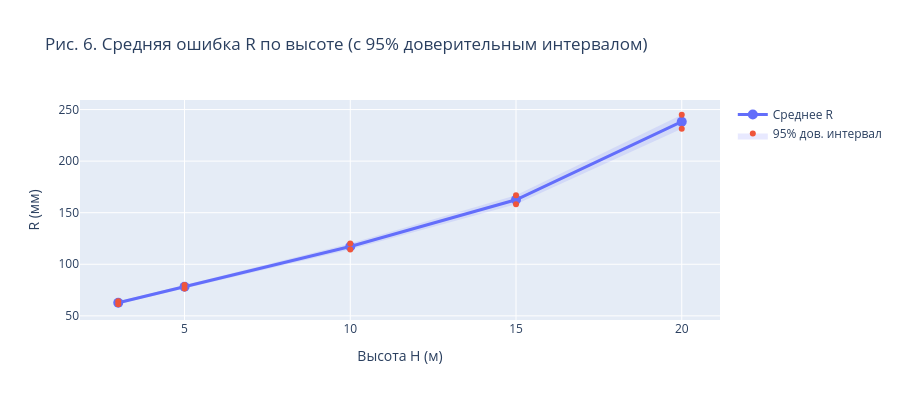

Notebook code for this chart:
### Code cell
stats_by_h = df.groupby("H")["R"].agg(["mean", "std", "count"]).reset_index()
stats_by_h["se"] = stats_by_h["std"] / np.sqrt(stats_by_h["count"])
stats_by_h["ci95"] = stats_by_h["se"] * 1.96

fig = go.Figure()
fig.add_trace(go.Scatter(
    x=stats_by_h["H"], y=stats_by_h["mean"],
    mode="lines+markers", name="Среднее R",
    line=dict(width=3), marker=dict(size=10),
))
fig.add_trace(go.Scatter(
    x=list(stats_by_h["H"]) + list(stats_by_h["H"][::-1]),
    y=list(stats_by_h["mean"] + stats_by_h["ci95"])
      + list((stats_by_h["mean"] - stats_by_h["ci95"])[::-1]),
    fill="toself", fillcolor="rgba(99,110,250,0.15)",
    line=dict(width=0), name="95% дов. интервал", showlegend=True,
))
fig.update_layout(
    title="Рис. 6. Средняя ошибка R по высоте (с 95% доверительным интервалом)",
    xaxis_title="Высота H (м)", yaxis_title="R (мм)", height=400,
)
ALL_FIGS.append(("fig_06_mean_R_ci", fig))
fig.show()

### Figure 1 — Plotly figure (JSON) as saved in the notebook; plotly's stock layout.template omitted (floating-point values rounded to 4 significant figures)
{"data": [{"line": {"width": 3}, "marker": {"size": 10}, "mode": "lines+markers", "name": "Среднее R", "type": "scatter", "x": [3, 5, 10, 15, 20], "y": [62.71, 78.15, 117.2, 162.5, 238.2]}, {"fill": "toself", "fillcolor": "rgba(99,110,250,0.15)", "line": {"width": 0}, "name": "95% дов. интервал", "showlegend": true, "type": "scatter", "x": [3, 5, 10, 15, 20, 20, 15, 10, 5, 3], "y": [64.09, 79.88, 120.1, 166.9, 245.0, 231.4, 158.2, 114.4, 76.43, 61.32]}], "layout": {"height": 400, "title": {"text": "Рис. 6. Средняя ошибка R по высоте (с 95% доверительным интервалом)"}, "xaxis": {"title": {"text": "Высота H (м)"}}, "yaxis": {"title": {"text": "R (мм)"}}}}
